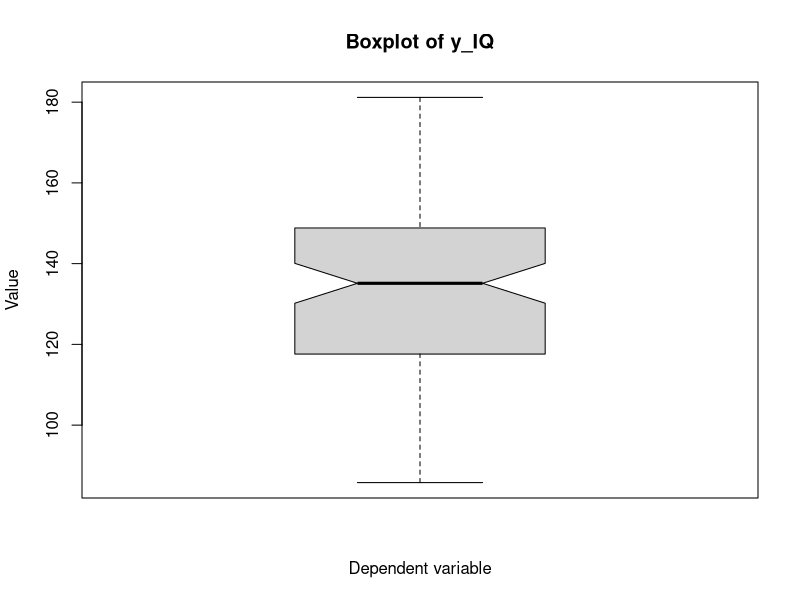
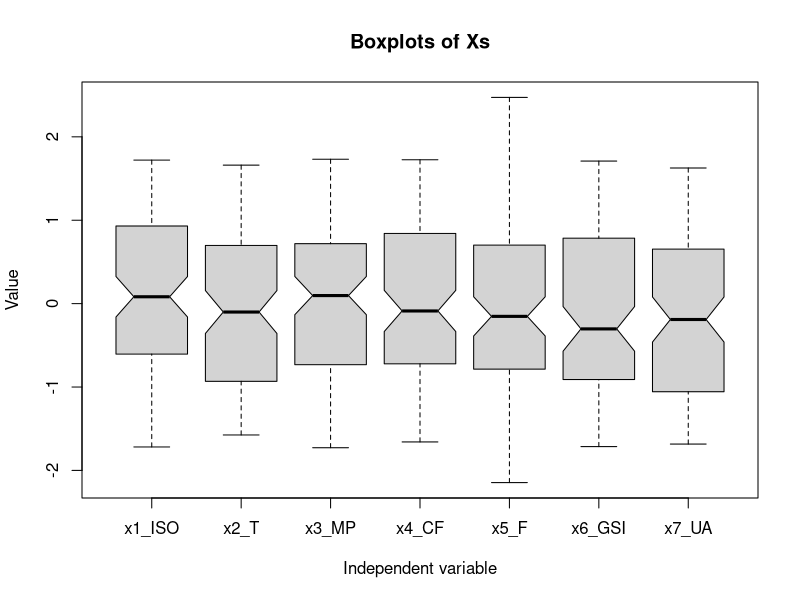
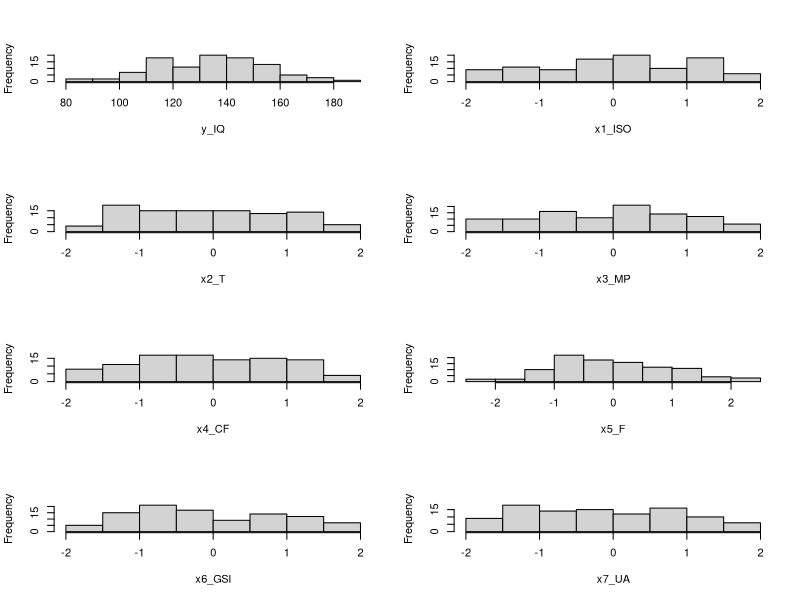
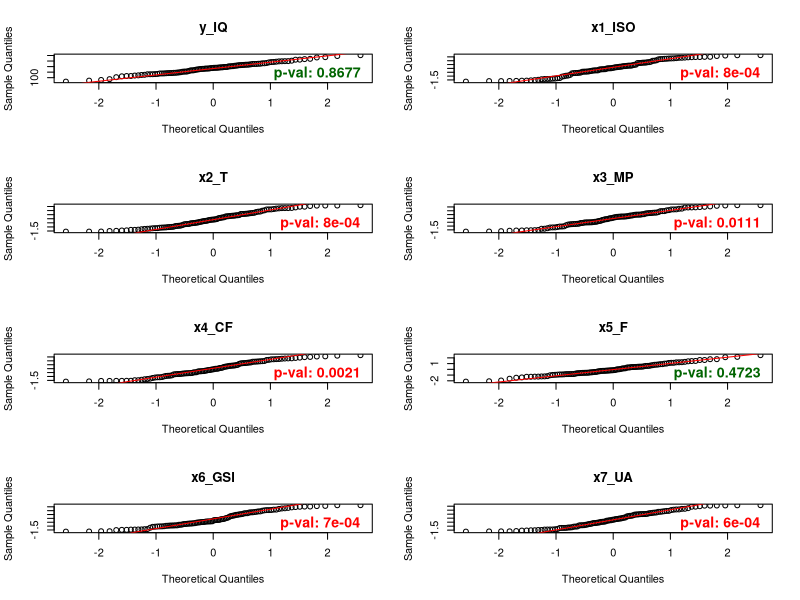
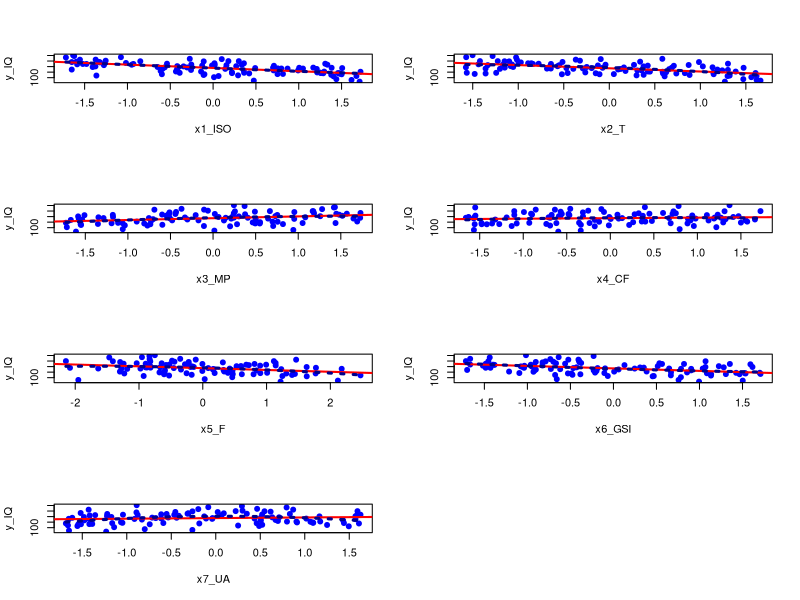
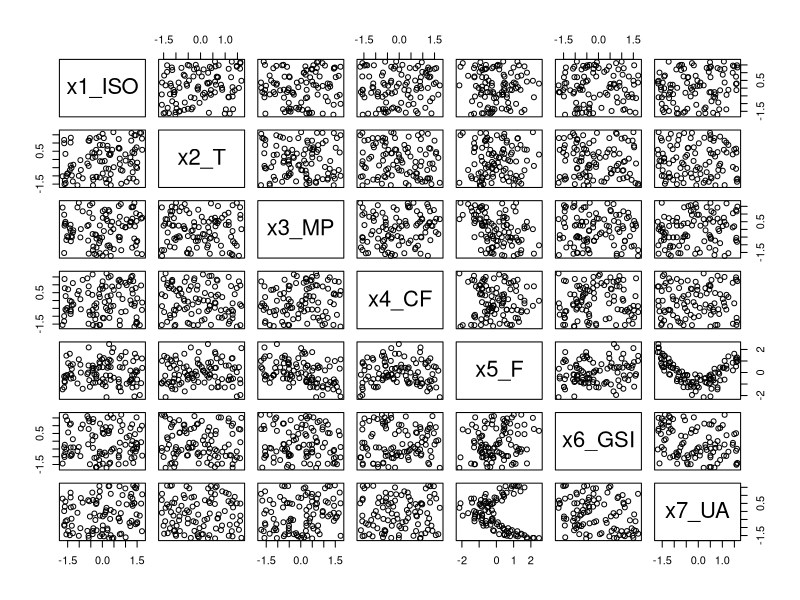
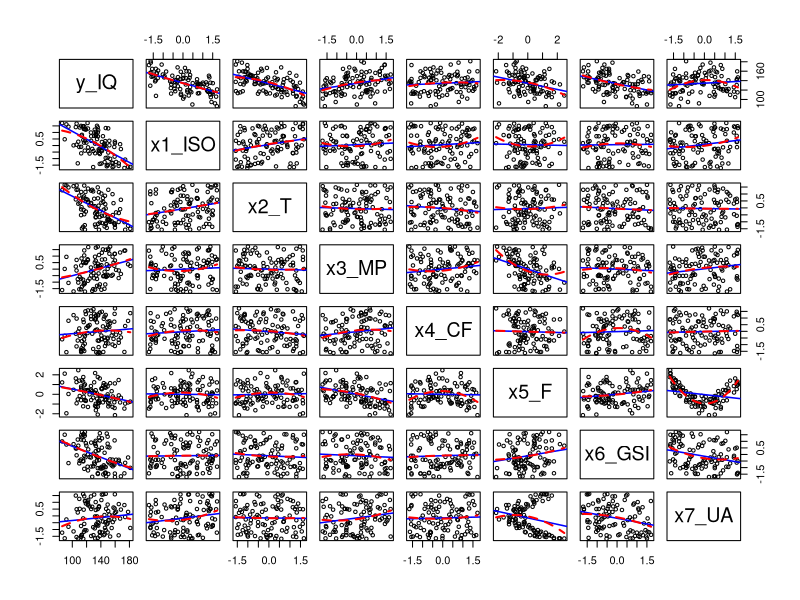
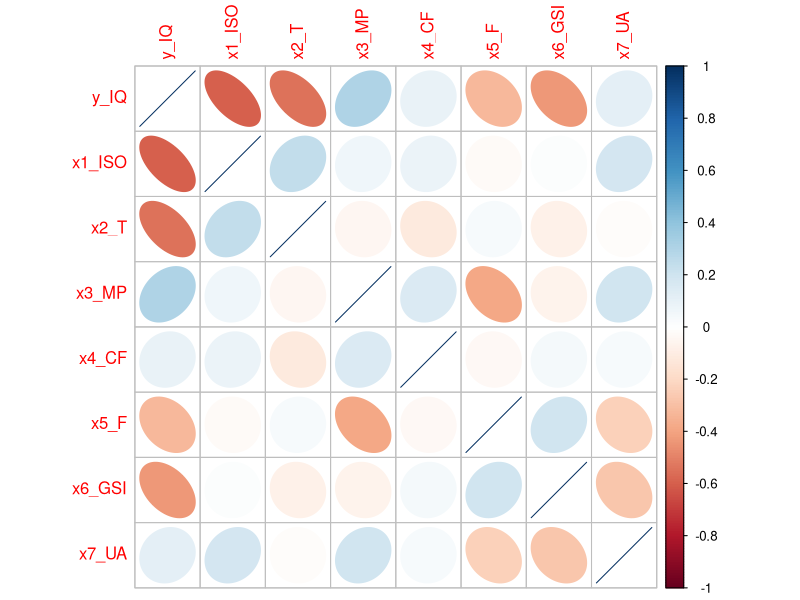

These figures' R source, in order:
# Weighs 0 Bytes (or, does it? *moon men starts playing*)
library(corrplot)       # guess
library(psych)          # corPlot


# 0.1.
twist = read.csv("Dataset_N7.csv", header=T)
n = nrow(twist)
while("twist" %in% search()) detach("twist")
attach(twist)


twist_sorted = twist[order(y_IQ),]

head(twist_sorted)
tail(twist_sorted)


# 1.1.
summary(twist)
lista_variabili <- list(
    y_IQ = y_IQ, x1_ISO = x1_ISO, x2_T = x2_T, x3_MP = x3_MP, 
    x4_CF = x4_CF, x5_F = x5_F, x6_GSI = x6_GSI, x7_UA = x7_UA
)

cat(sprintf("%-8s %10.4s %10.4s\n", "", "StD", "Var"))
for(nome in names(lista_variabili)) {
    dati = lista_variabili[[nome]]
    cat(sprintf("%-8s %10.4f %10.4f\n", nome, sd(dati), var(dati)))
}

var_coeff_y = sd(y_IQ) / mean(y_IQ) * 100; var_coeff_y  # around 15%

# Old timey person (or catto)
png(filename = "plottwists/boxplot_y.png", width = 4, height = 6, units = "in", res = 300, bg = "white")
    boxplot(y_IQ, notch=T, main = "Boxplot of y_IQ", ylab = "Value", xlab = "Dependent variable")
dev.off()

png(filename = "plottwists/boxplots_xs.png", width = 8, height = 6, units = "in", res = 250, bg = "white")
    boxplot(x1_ISO, x2_T, x3_MP, x4_CF, x5_F, x6_GSI, x7_UA,
            notch = TRUE,
            xlab = 'Independent variable',
            ylab = 'Value',
            main = 'Boxplots of Xs',
            names = c("x1_ISO", "x2_T", "x3_MP", "x4_CF", "x5_F", "x6_GSI", "x7_UA")
    )
dev.off()


# 1.2.
dati_frequenze <- function(dati, nome = "x", k = NULL) {
    dati <- dati[!is.na(dati)]
    N <- length(dati)

    if (N == 0) {
        stop("Nessun dato disponibile.")
    }

    if (is.null(k)) {
        k <- ceiling(1 + 3.3 * log10(N))
    }

    minimo <- min(dati)
    massimo <- max(dati)

    if (minimo == massimo) {
        ampiezza <- ifelse(minimo == 0, 1, abs(minimo) * 0.1)
        minimo <- minimo - ampiezza / 2
        massimo <- massimo + ampiezza / 2
    }

    ampiezza <- (massimo - minimo) / k
    limiti <- minimo + 0:k * ampiezza
    limiti_tag <- limiti
    limiti[length(limiti)] <- limiti[length(limiti)] +
        .Machine$double.eps * max(1, abs(limiti[length(limiti)]))

    classi <- cut(dati, breaks = limiti, right = FALSE, include.lowest = TRUE)
    frequenza <- as.integer(table(classi))
    limite_sx <- head(limiti_tag, -1)
    limite_dx <- tail(limiti_tag, -1)
    centro <- (limite_sx + limite_dx) / 2
    frequenza_relativa <- frequenza / N

    data.frame(
        variabile = nome,
        classe = seq_along(frequenza),
        limite_inferiore = limite_sx,
        limite_superiore = limite_dx,
        centro_classe = centro,
        frequenza = frequenza,
        frequenza_relativa = frequenza_relativa,
        frequenza_cumulata = cumsum(frequenza),
        frequenza_relativa_cumulata = cumsum(frequenza_relativa)
    )
}

dati_frequenze_variabili <- lapply(names(lista_variabili), function(nome) {
    dati_frequenze(lista_variabili[[nome]], nome)
})
names(dati_frequenze_variabili) <- names(lista_variabili)

frequenze <- do.call(rbind, dati_frequenze_variabili)
row.names(frequenze) <- NULL

frequenze_y_IQ <- dati_frequenze_variabili$y_IQ
frequenze_y_IQ


png(filename = "plottwists/hists.png", width = 10, height = 14, units = "in", res = 200, bg = "white")
par(mfrow = c(4, 2))
    for(nome in names(lista_variabili)) {
        dati = lista_variabili[[nome]]

        hist(dati, main='', xlab=nome)
    }
dev.off()


png(filename = "plottwists/qq_normals.png", width = 10, height = 14, units = "in", res = 200, bg = "white")
par(mfrow = c(4, 2))
    for(nome in names(lista_variabili)) {
    
    dati <- lista_variabili[[nome]]
    
    shapiro_risultato <- shapiro.test(dati)
    p_val <- round(shapiro_risultato$p.value, 4)
    
    qqnorm(dati, main = nome)
    qqline(dati, col = "red")
    
    mtext(text = paste("p-val:", p_val), 
            side = 1, 
            line = -1.2, 
            adj = 0.95,
            col = ifelse(p_val < 0.05, "red", "darkgreen"), 
            cex = 0.85, 
            font = 2) 
    }
dev.off()








# 1.3.
png(filename = "plottwists/scatters_y_vs_xs_lines.png", width = 10, height = 14, units = "in", res = 200, bg = "white")
par(mfrow = c(4, 2))
    for (name in names(lista_variabili)) {
        if (name != "y_IQ") {
            data = lista_variabili[[name]]
            
            plot(data, y_IQ, 
                main = '',
                xlab = name, 
                ylab = "y_IQ",
                pch = 19,
                col = "blue")

            abline(lm(y_IQ ~ data), col = "red", lwd = 2)
            seq_x <- seq(min(data, na.rm = TRUE), max(data, na.rm = TRUE), length.out = 100)
            modello_quadratico <- lm(y_IQ ~ poly(data, 2, raw = TRUE))
            predizioni_y <- predict(modello_quadratico, newdata = data.frame(data = seq_x))
            lines(seq_x, predizioni_y, col = "darkblue", lwd = 3, lty = 3)
        }
}
dev.off()

independent_twist = twist
independent_twist$y_IQ = NULL
png(filename = "plottwists/scatters_xs.png", width = 14, height = 14, units = "in", res = 200, bg = "white")
    plot(independent_twist)
dev.off()

png(filename = "plottwists/scatters_all_lines.png", width = 14, height = 14, units = "in", res = 200, bg = "white")
    pannello_lineare_e_quadratico <- function(x, y, ...) {
        points(x, y, ...)
        abline(lm(y ~ x), col = "blue", lwd = 1.5)
        seq_x <- seq(min(x, na.rm = TRUE), max(x, na.rm = TRUE), length.out = 100)
        modello_quadratico <- lm(y ~ poly(x, 2, raw = TRUE))
        predizioni_y <- predict(modello_quadratico, newdata = data.frame(x = seq_x))
        lines(seq_x, predizioni_y, col = "red", lwd = 2, lty = "dashed")
    }

    pairs(twist, 
        panel = pannello_lineare_e_quadratico, 
        pch = 1, 
        col = "black", 
        cex = 0.7)
dev.off()


# 1.4.
cv = cov(twist)
cr = cor(twist)

png(filename = "plottwists/corrplot.png", width = 10, height = 10, units = "in", res = 200, bg = "white")
    corrplot(cr, method = 'ellipse')
dev.off()
# corrplot.mixed(cr, number.cex=0.8, tl.cex=0.8)

png(filename = "plottwists/corrplot_heatmap.png", width = 10, height = 10, units = "in", res = 200, bg = "white")
    corPlot(cr, cex = 1.1, show.legend=TRUE, main="Correlation plot")
dev.off()



png(filename = "plottwists/x1_ISO_vs_y_IQ.png", width = 4, height = 4, units = "in", res = 400, bg = "white")
    plot(x1_ISO, y_IQ)
dev.off()

png(filename = "plottwists/x5_F_vs_x7_UA.png", width = 4, height = 4, units = "in", res = 400, bg = "white")
    plot(x5_F, x7_UA)
dev.off()




# 2.1.

fit0 = lm(y_IQ ~ ., data=twist); summary(fit0)                                                  # R²=0.8408; x4_CF, x5_F**, x7_UA
fit1 = lm(y_IQ ~ .-x7_UA, data=twist); summary(fit1)                                            # R²=0.8408; -x7_UA
fit2 = lm(y_IQ ~ .-x7_UA-x4_CF, data=twist); summary(fit2)                                      # R²=0.8371; -x4_CF
                
fit00 = lm(y_IQ ~ .^2, data=twist); summary(fit00)                                              # R²=0.859; x4_CF, x5_F.,x7_USA, .^2-{x3_MP:x4_CF.} 
fit01 = lm(y_IQ ~ .-x7_UA-x4_CF+x3_MP:x4_CF, data=twist); summary(fit01)                        # R²=0.842; -x4_CF -x7_UA -.^2-{x3_MP:x4_CF}
                
                
fit000 = lm(y_IQ ~ .^2+I(x7_UA^2), data=twist); summary(fit000)                                 # R²=0.8672; x4_CF., x5_F, x7_UA, x7_UA^2*, .^2 
fit001 = lm(y_IQ ~ .+I(x7_UA^2)-x5_F-x7_UA, data=twist); summary(fit001)                        # R²=0.8488; x4_CF, x7_UA^2***; -x5_F -x7_UA -.^2
fit002 = lm(y_IQ ~ .+I(x7_UA^2)-x4_CF-x5_F-x7_UA, data=twist); summary(fit002)                  # R²=0.8456; -x4_CF
fit003 = lm(y_IQ ~ .+I(x7_UA^2)-x4_CF-x7_UA, data=twist); summary(fit003)                       # R²=0.8462; x7_UA^2*, x5_F; +x5_F
                
fit0000 = lm(y_IQ ~ .^2+I(x2_T^2)+I(x7_UA^2), data=twist); summary(fit0000)                     # R²=0.8899; x4_CF., x5_F, x7_UA, x7_UA^2*, .^2
fit0001 = lm(y_IQ ~ .+I(x2_T^2)+I(x7_UA^2)-x5_F-x7_UA, data=twist); summary(fit0001)            # R²=0.869; x4_CF, x7_UA^2***; -x5_F -x7_UA -.^2
fit0002 = lm(y_IQ ~ .+I(x2_T^2)+I(x7_UA^2)-x4_CF-x5_F-x7_UA, data=twist); summary(fit0002)      # R²=0.8666; -x4_CF
fit0003 = lm(y_IQ ~ .+I(x2_T^2)+I(x7_UA^2)-x4_CF-x7_UA, data=twist); summary(fit0003)           # R²=0.8667; x7_UA^2*, x5_F; +x5_F


fits <- list(
  fit1 = fit1,
  fit01 = fit01,
  fit001 = fit001,
  fit002 = fit002,
  fit0001 = fit0001,
  fit0002 = fit0002
)



for (i in 1:4) {
    png(filename = sprintf("plottwists/diagnostics_%d.png", i), width = 8, height = 12, units = "in", res = 200, bg = "white")
    par(mfrow = c(3, 2))
        for (name in names(fits)) {
            fit <- fits[[name]]
        
            if (i < 4) {
                plot(fit, which = i, main = name)
        
            } else {
                cook <- cooks.distance(fit)
                threshold <- 4 / nobs(fit)
                
                plot(
                    cook,
                    type = "h",
                    main = name,
                    ylim = c(0, 0.13),
                    xlab = "Obs. number",
                    ylab = "Cook's distance"
                )
                
                abline(h = threshold, col = "red", lty = 2)       # Seizing the means of production
                
                influential <- which(cook > threshold)
                
                text(
                    influential,
                    cook[influential],
                    labels = influential,
                    pos = 3,
                    cex = 0.8
                )
            }
        }
    dev.off()
}


AIC(fit1, fit01, fit001, fit002, fit0001, fit0002)
BIC(fit1, fit01, fit001, fit002, fit0001, fit0002)

FLAG = fit0002       # Fits Like A Glove (by the Anti-Gaeta League)

png(filename = "plottwists/diagnostics_FLAG.png", width = 10, height = 10, units = "in", res = 200, bg = "white")
par(mfrow = c(2, 2))
    plot(FLAG)
dev.off()

confint(FLAG)

residuals(FLAG)


# a small step for a man crrrrrrrrrrrrrrrrrrrrrrrrrrrrrrrrrr, a giant leap for mankind crrrrrrrrrrrrrrrrrrrrrrrrrrrrrr



# 99.

reg = lm(y_IQ ~ x1_ISO + x2_T + x3_MP + x4_CF + x5_F + x6_GSI + x7_UA, data = twist); summary(reg)
fff = step(lm(y_IQ ~ x1_ISO + x2_T + x3_MP + x4_CF + x5_F + x6_GSI + x7_UA +
                     I(x1_ISO^2) + I(x2_T^2) + I(x3_MP^2) + I(x4_CF^2) + I(x5_F^2) + I(x6_GSI^2) + I(x7_UA^2) +
                     (x1_ISO + x2_T + x3_MP + x4_CF + x5_F + x6_GSI + x7_UA)^2,
                     data = twist),
                     direction = "both",
                     trace = 1,
                     k = log(n));
                     summary(fff)
